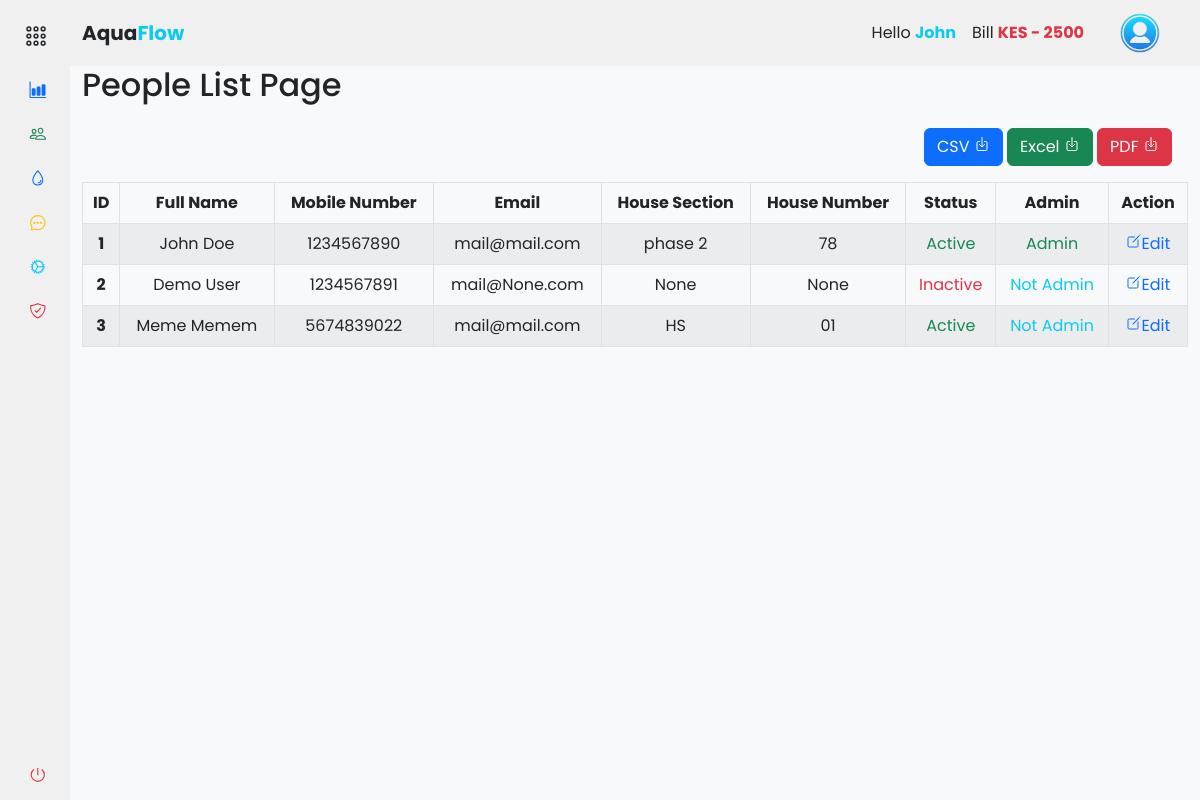
The page /accounts/people/people_list (signed in) on the database its author committed.
### app/backend/models/user.py (models this page shows, shortened)
class User(db.Model, UserMixin):
    id = db.Column(db.Integer, primary_key=True)
    mobile_number = db.Column(db.String(20), unique=True, nullable=False)
    password_hash = db.Column(db.String(128), nullable=False)
    first_name = db.Column(db.String(50))
    last_name = db.Column(db.String(50))
    email = db.Column(db.String(120))
    house_section = db.Column(db.String(50))
    house_number = db.Column(db.String(20))
    profile_image = db.Column(db.String(255))
    is_active = db.Column(db.Boolean, default=True)
    is_admin = db.Column(db.Boolean, default=False)

### app/backend/accounts/people/routes.py (the view)
@people_bp.route('/people_list')
@login_required
def people_list():
    if current_user.is_authenticated:
        people_list = User.query.all()
        return render_template('accounts/people_list.html', hide_footer=True, people_list=people_list)
    else:
        return redirect(url_for('auth.login'))

### app/backend/accounts/accounts_context.py (called while the page is built)
def accounts_context():
    people = 'silas'
    bill = int('2500')
    return {'people': people, 'bill': bill}

def inject_now():
    return {'now': datetime.utcnow() + timedelta(hours=3)}

### app/assets/templates/accounts/people_list.html (shortened to what this page needs)
{% extends "base.html" %} {% block content %}
<div class="container-fluid">
  <h2 class="mb-4">People List Page</h2>
  <div class="mb-3 float-end me-3">
    <a
      href="{{ url_for('accounts.people.download_users', format='csv') }}"
      class="btn btn-primary"
      download="people_list.csv"
    >
      CSV <ion-icon name="download-outline"></ion-icon>
    </a>
    <a
      href="{{ url_for('accounts.people.download_users', format='excel') }}"
      class="btn btn-success"
      download="people_list.xlsx"
    >
      Excel <ion-icon name="download-outline"></ion-icon>
    </a>
    <a
      href="{{ url_for('accounts.people.download_users', format='pdf') }}"
      class="btn btn-danger"
      download="people_list.pdf"
    >
      PDF <ion-icon name="download-outline"></ion-icon>
    </a>
  </div>
  <table
    id="people-table"
    class="table table-bordered table-striped text-center"
  >
    <thead>
      <tr>
        <th scope="col">ID</th>
        <th scope="col">Full Name</th>
        <th scope="col">Mobile Number</th>
        <th scope="col">Email</th>
        <th scope="col">House Section</th>
        <th scope="col">House Number</th>
        <th scope="col">Status</th>
        <th scope="col">Admin</th>
        <th scope="col">Action</th>
      </tr>
    </thead>
    <tbody>
      {% for person in people_list %}
      <tr>
        <th scope="row">{{ person.id }}</th>
        <td>
          {{ person.first_name.title() ~ " " ~ person.last_name.title() }}
        </td>
        <td>{{ person.mobile_number }}</td>
        <td>{{ person.email }}</td>
        <td>{{ person.house_section }}</td>
        <td>{{ person.house_number }}</td>
        <td>
          {% if person.is_active %}
          <span class="text-success">Active</span>
          {% else %}
          <span class="text-danger">Inactive</span>
          {% endif %}
        </td>
        <td>
          {% if person.is_admin %}
          <span class="text-success">Admin</span>
          {% else %}
          <span class="text-info">Not Admin</span>
          {% endif %}
        </td>
        <td>
          {% if current_user.is_admin or current_user.id == person.id %}
          <a
            href="{{ url_for('accounts.people.edit_user', user_id=person.id) }}"
          >
            <ion-icon name="create-outline"></ion-icon>Edit
          </a>
          {% else %}
          <span class="text-muted">No Edit Permission</span>
          {% endif %}
        </td>
      </tr>
      {% endfor %}
    </tbody>
  </table>
</div>
{% endblock %}

### app/assets/templates/base.html (shortened to what this page needs)
<!DOCTYPE html>
<html lang="en">
  <head>
    <link
      rel="stylesheet"
      href="{{ url_for('static', filename='css/vendor/bootstrap.min.css') }}"
    />
    <link
      rel="stylesheet"
      href="{{ url_for('static', filename='css/styles.css') }}"
    />
  </head>
  <body>
    <div class="wrapper">
      {% include '/components/sidebar.html' %}
      <section class="main">
        {% include '/components/navbar.html' %}
        <main>
          {% block content %}{% endblock %}
        </main>
      </section>
    </div>
  </body>
</html>

### app/assets/templates/components/sidebar.html (shortened to what this page needs)
{% if not hide_sidebar %}
<aside id="sidebar">
  <div class="d-flex mt-2">
    <button class="toggle-btn" type="button">
      <ion-icon name="apps-outline" class="text-dark"></ion-icon>
    </button>
  </div>
  <ul class="sidebar-nav">
    <li class="sidebar-item">
      <a
        href="{{ url_for('accounts.dashboard.dashboard') }}"
        class="sidebar-link"
      >
        <ion-icon name="bar-chart" class="text-primary me-2"></ion-icon>
      </a>
    </li>
    <li class="sidebar-item">
      <a
        href="#people"
        class="sidebar-link collapsed has-dropdown"
        data-bs-toggle="collapse"
        data-bs-target="#people"
        aria-expanded="false"
        aria-controls="people"
      >
        <ion-icon name="people-outline" class="text-success"></ion-icon>
      </a>
    </li>
    <li class="sidebar-item">
      <a
        href="#records_water_supply"
        class="sidebar-link collapsed has-dropdown"
        data-bs-toggle="collapse"
        data-bs-target="#records_water"
        aria-expanded="false"
        aria-controls="records_water"
      >
        <ion-icon name="water-outline" class="text-primary"></ion-icon>
      </a>
    </li>
    <li class="sidebar-item">
      <a
        href="{{ url_for('accounts.messages.messages') }}"
        class="sidebar-link"
      >
        <ion-icon
          name="chatbubble-ellipses-outline"
          class="text-warning"
        ></ion-icon>
      </a>
    </li>
    <li class="sidebar-item">
      <a
        href="{{ url_for('accounts.settings.settings') }}"
        class="sidebar-link"
      >
        <ion-icon name="cog-outline" class="text-info"></ion-icon>
      </a>
    </li>
    <li class="sidebar-item">
      <a
        href="{{ url_for('accounts.security.security_options') }}"
        class="sidebar-link"
      >
        <ion-icon
          name="shield-checkmark-outline"
          class="text-danger"
        ></ion-icon>
      </a>
    </li>
  </ul>
  <div class="sidebar-footer">
    <a
      class="sidebar-link"
      href="{{ url_for('auth.logout') }}"
      onclick="localStorage.clear();"
    >
      <ion-icon name="power-outline" class="text-danger"></ion-icon>
    </a>
  </div>
</aside>
{% endif %}

### app/assets/templates/components/navbar.html (shortened to what this page needs)
{% if not hide_navbar %}
<header id="navbar" class="navbar navbar-expand-lg sticky-sm-top">
  <div class="container-fluid">
    <a
      class="navbar-brand text-dark text-center d-flex align-items-center fw-bold"
      href="#"
    >
      Aqua<span class="text-info">Flow</span>
    </a>
    <div class="collapse navbar-collapse" id="navbarToggler">
      <div class="d-flex align-items-center ms-auto">
         {% if current_user.is_authenticated %}
        <ul class="navbar-nav me-3">
          <li class="nav-item">
            <a class="nav-link text-dark">
              Hello
              <span class="text-info fw-bold"
                >{{ current_user.first_name.title() }}</span
              >
            </a>
          </li>
          <li class="nav-item">
            <a class="nav-link text-dark">
              Bill
              <span
                class="fw-bold {% if bill > 0 %}text-danger{% else %}text-success{% endif %}"
                >KES {% if bill > 0 %}-{% endif %} {{ bill }}</span
              >
            </a>
          </li>
        </ul>
        <div class="btn-group">
          <button
            type="button"
            class="btn navbar-brand rounded-circle border-0"
            data-bs-toggle="dropdown"
            aria-expanded="false"
          >
            <img
              src="{{ url_for('static', filename='images/user.png') }}"
              alt="logo image"
              height="40px"
              width="40px"
            />
          </button>
        </div>
        {% endif %}
      </div>
    </div>
  </div>
</header>
{% endif %}

### app/assets/static/css/styles.css (style rules this page uses)
a { text-decoration: none; }
li { list-style: none; }
button { border: none !important; outline: none; }
body { font-family: "Poppins", sans-serif; }
.wrapper { display: flex; overflow: hidden; height: 100vh; }
#sidebar { width: 70px; min-width: 70px; z-index: 1000; transition: all 0.25s ease-in-out; display: flex; flex-direction: column; }
.toggle-btn { background-color: transparent; cursor: pointer; border: 0; padding: 1rem 1.5rem; }
.toggle-btn ion-icon { color: #000; font-size: 1.5rem; }
.sidebar-nav { padding: 0rem; flex: 1 1 auto; }
a.sidebar-link { padding: 0.625rem 1.625rem; color: #000; display: block; font-size: 0.9rem; border-radius: 5px; white-space: nowrap; border-left: 3px solid transparent; transition: background-color 0.3s ease, margin-inline-start 0.3s ease, border-left 0.3s ease; }
.sidebar-link ion-icon { font-size: 1.1rem; margin-right: 0.75rem; }
.sidebar-item { position: relative; }
.main { min-height: 100vh; width: 100%; overflow-y: scroll; transition: all 0.35s ease-in-out; background-color: rgb(248, 249, 250); }
.navbar, #sidebar { background-color: #f0f0f0; z-index: 1000; }

### rows shown on the page
User: first_name "John", id "1", first_name "John Doe", mobile_number "1234567890", email "mail@mail.com", house_section "phase 2", house_number "78", is_active "Active", is_admin "Admin"
User: id "2", first_name "Demo User", mobile_number "1234567891", email "mail@None.com", house_section "None", house_number "None", is_active "Inactive", is_admin "Not Admin"
User: id "3", first_name "Meme Memem", mobile_number "5674839022", email "mail@mail.com", house_section "HS", house_number "01", is_active "Active", is_admin "Not Admin"

### other values the page prints
{{ bill }} "2500"
